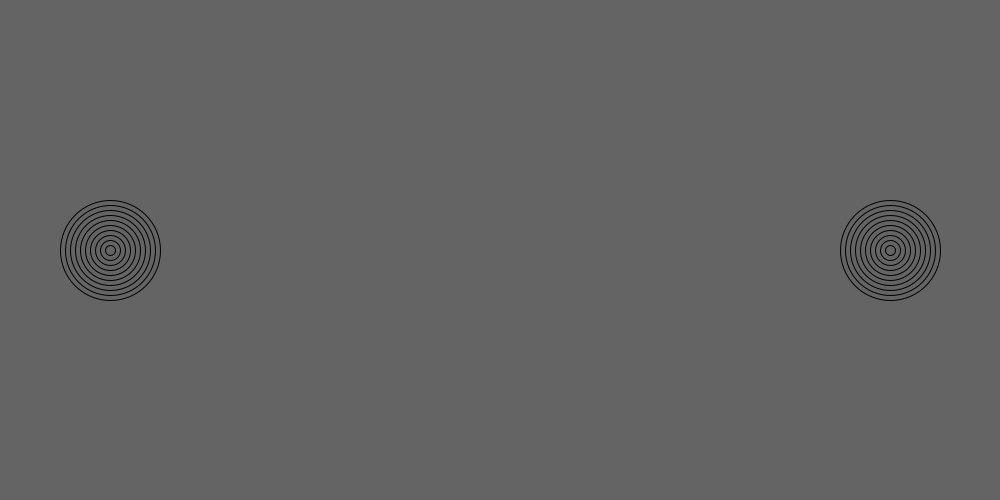
Frame 1 (no input)
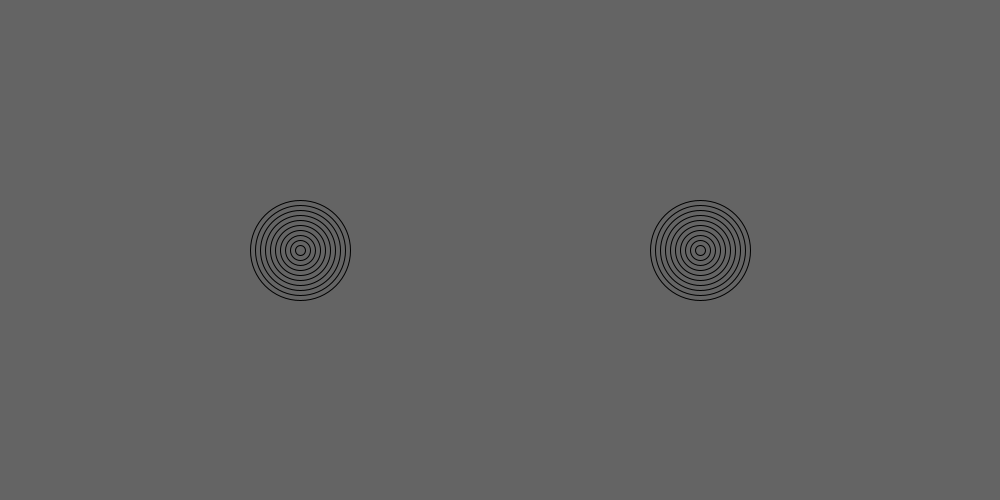
Frame 60 (the mouse pressed at the canvas centre just before this capture)
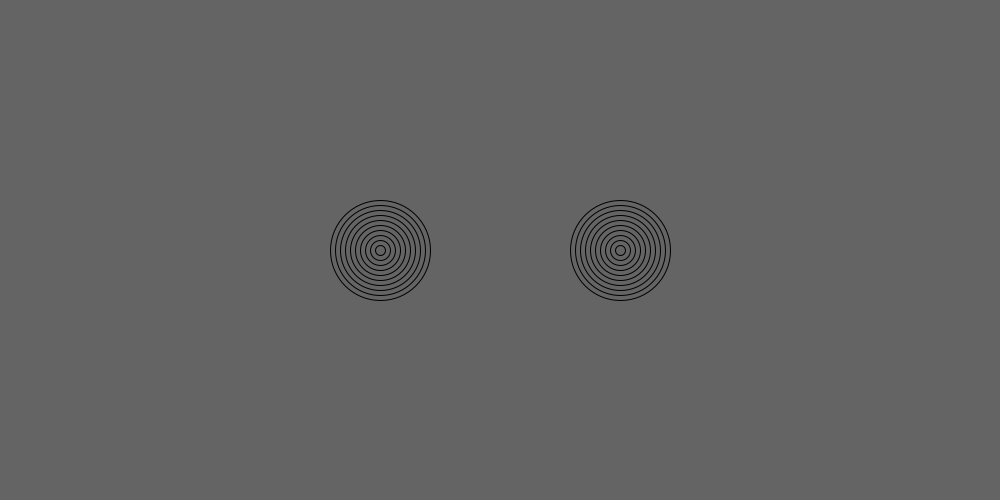
Frame 120 (the mouse held since frame 60 and released just before this capture)

The Processing sketch that drew these frames (run headless with seeded random() and noise(); from frame 60 on, the mouse is pressed at the canvas centre):

// Processing sketch: AmazingRings
// ── AmazingRings.pde
int Size = 0;
int Velocity = 10;
int Position = 100;
void setup() {
  size(1000, 500);
}
void draw() {
  if (Position < 50 || Position > width - 50) {
    Velocity = -Velocity;
  }
  Position += Velocity;
  background(100, 100, 100);
  BullsEye(Position, 250);
  BullsEye(width - Position, 250);
}
void BullsEye(int XPos, int YPos) {
  Size = 100;
  while (Size > 0) {
    stroke(0, 0, 0);
    noFill();
    ellipse(XPos, YPos, Size, Size);
    Size -= 10;
  }
}
